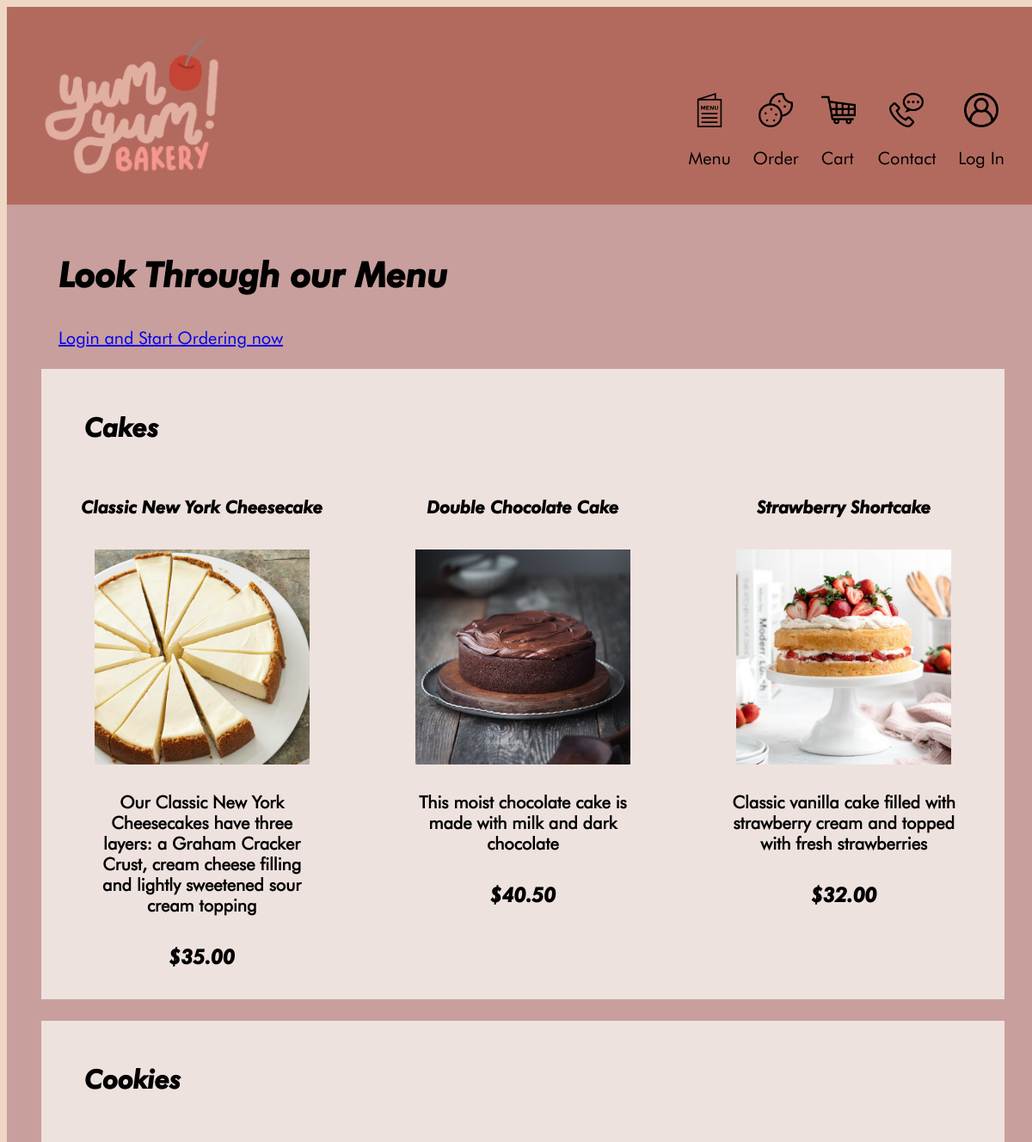
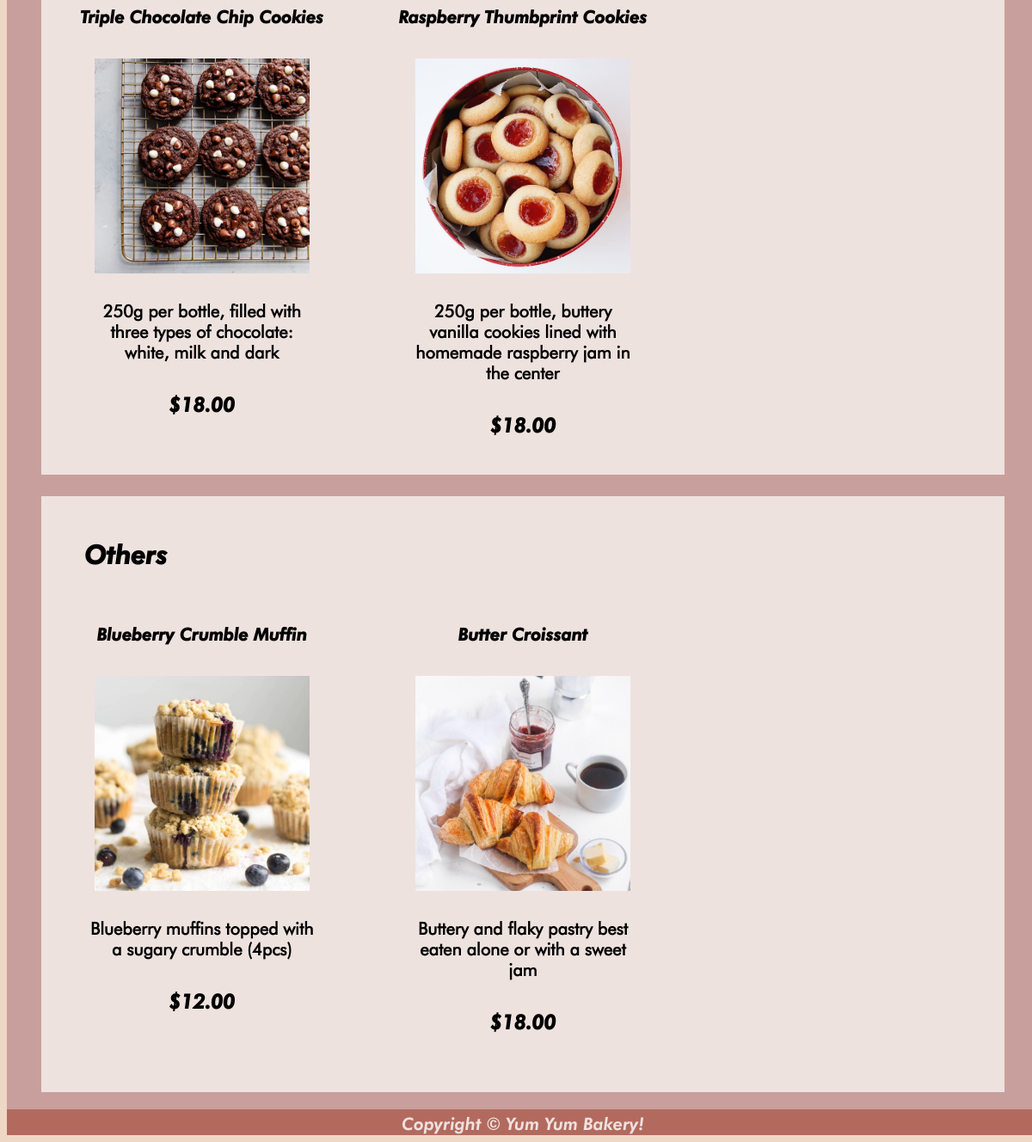
Page /menu.php on the committed database (2 pictures, top to bottom).
### tables this page shows
CREATE TABLE IF NOT EXISTS `category` (
  `id` int(11) NOT NULL AUTO_INCREMENT,
  `cat_name` varchar(50) NOT NULL,
  PRIMARY KEY (`id`)
);

CREATE TABLE IF NOT EXISTS `menu` (
  `id` int(11) NOT NULL AUTO_INCREMENT,
  `dish_name` varchar(50) NOT NULL,
  `price` double(5,2) NOT NULL,
  `cat_id` int(11) NOT NULL,
  `dish_description` varchar(255) DEFAULT NULL,
  `available` tinyint(1) NOT NULL,
  PRIMARY KEY (`id`)
);

### private/queryfunction.php (called while the page is built, shortened)
<?php
    function findDishByCategory($cat_id) {
        global $db;
        $sql = "SELECT * FROM f34ee.menu WHERE cat_id = " . $cat_id . " and available = 1;" ;
        $result = $db->query($sql);
        return $result;
    }
    function findAllCategory() {
        global $db;
        $sql = "SELECT * FROM f34ee.category ;";
        $result = $db->query($sql);
        return $result;
    }
?>

### public/menu.php (the view, shortened to what this page needs)
<?php
    $category_list = findALLCategory();
?>
<?php include( SHARED_PATH . "/public_header.php"); ?>
<link rel="stylesheet" href="css/menustyle.css">
    <div class="wrapper">
        <div class="box1">
            <div class="box1content">
        <h1>Look Through our Menu</h1>
        <?php if (!isset($_SESSION['user'])) {
            echo '<a href="login.php" id="loginstart">Login and Start Ordering now</a>';
        }
        ?>
        <div>
            <?php
                while($category = $category_list->fetch_assoc()) {
                    echo '<div class="category">';
                    echo '<h2>'. $category["cat_name"] .'</h2>';
                    if($_SESSION['user']['role'] == 0) {
                        $item_list = findDishByCategory($category["id"]);
                    }
                    else if ($_SESSION['user']['role'] == 1) {
                        $item_list = findDishByCategoryAdmin($category["id"]);
                    }
                    while ($item = $item_list->fetch_assoc()){
                        echo '<div class ="column">';
                        echo '<h4>' . $item["dish_name"] . '</h4>';
                        $imgfile  = dirname(__FILE_) . '/menu photos/' . $item['id'] .'.jpg';
                        if(file_exists($imgfile)) {
                            echo '<img src="menu photos/' . $item['id'] .'.jpg" alt="Yum Yum Bakery!" class="categoryimage" id="center">';
                        }
                        else {
                            echo '<img src="media/logo.png" alt="Yum Yum Bakery!" class="categoryimage" id="center">';
                        }
                        echo '<table>';
                        echo '<tr>';
                        echo '<th>' . $item["dish_description"] . '<br>';
                        echo "<h3>$" . $item["price"] . "</h3>";
                        echo '</th>';
                        echo '</tr>';
                        echo '</table>';
                        echo '</div>';
                    }
                    echo '</div>';
            }
            ?>
        </div>
        </div>
        </div>
    </div>
<?php include(SHARED_PATH . "/public_footer.php"); ?>

### public/css/style.css (style rules this page uses)
body { font-family: Futura; font-weight: normal; background-color: #EED7C5; font-size: 20px; }
h1, h2, h3, h4 { font-family: Futura; font-style: italic; font-weight: bold; padding: 10px 20px; }
.wrapper { width: 100%; margin: auto; min-width: 1200px; }
.box1 { background-color: #C89F9C; }
.box1content { padding: 20px 40px; }
a#loginstart { padding: 0px 20px; }
#center { margin-left: auto; margin-right: auto; display: block; }

### public/css/menustyle.css (style rules this page uses)
.category { background-color: #EEE2DF; }
h2 { padding: 50px 0px 0px 50px; }
h4 { text-align: center; padding: 10px; }
th { height: 200px; padding: 30px 50px 0px 50px; vertical-align: text-top; text-align: center; }
.categoryimage { width: 250px; height: 250px; }
.column { float: left; width: 33.33%; }
.category:after { content: ""; display: table; clear: both; }
#center { margin-left: auto; margin-right: auto; display: block; }

### rows in the picture
category: cat_name "Cakes"
menu: dish_name "Classic New York Cheesecake", shows a picture, dish_description "Our Classic New York Cheesecakes have three layers: a Graham Cracker Crust, cream cheese filling and lightly sweetened sour cream topping", price "35.00"
menu: dish_name "Double Chocolate Cake", shows a picture, dish_description "This moist chocolate cake is made with milk and dark chocolate", price "40.50"
menu: dish_name "Strawberry Shortcake", shows a picture, dish_description "Classic vanilla cake filled with strawberry cream and topped with fresh strawberries", price "32.00"
category: cat_name "Cookies"
menu: dish_name "Triple Chocolate Chip Cookies", shows a picture, dish_description "250g per bottle, filled with three types of chocolate: white, milk and dark", price "18.00"
menu: dish_name "Raspberry Thumbprint Cookies", shows a picture, dish_description "250g per bottle, buttery vanilla cookies lined with homemade raspberry jam in the center", price "18.00"
category: cat_name "Others"
menu: dish_name "Blueberry Crumble Muffin", shows a picture, dish_description "Blueberry muffins topped with a sugary crumble (4pcs)", price "12.00"
menu: dish_name "Butter Croissant", shows a picture, dish_description "Buttery and flaky pastry best eaten alone or with a sweet jam", price "18.00"
